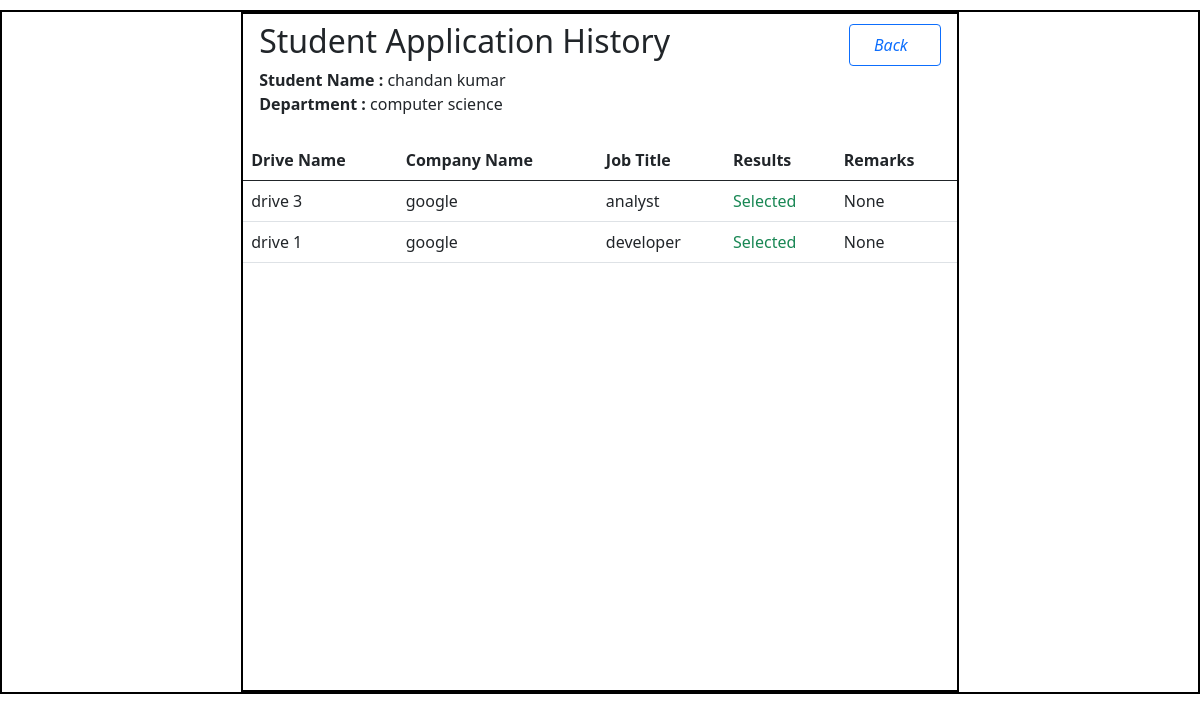
Screenshot of /my_applications (signed in) with the database file from the repository.
### applications/models.py (models this page shows)
class User(db.Model):
    __tablename__ = "users"
    id = db.Column(db.Integer, primary_key=True)
    username = db.Column(db.String(80), unique=True, nullable=False)
    password = db.Column(db.String(200), nullable=False)
    email = db.Column(db.String(100), unique=True, nullable=False)
    role = db.Column(db.String(20), nullable=False)
    name = db.Column(db.String(200), nullable=False)
    is_approved = db.Column(db.Boolean, default=False, nullable=False)
    is_blacklisted = db.Column(db.Boolean, default=False, nullable=False)
    created_at = db.Column(db.DateTime, default=datetime.utcnow)
    company_profile = db.relationship("CompanyProfile", back_populates="user", uselist=False, cascade="all, delete-orphan")
    student_profile = db.relationship("StudentProfile", back_populates="user", uselist=False, cascade="all, delete-orphan")

class StudentProfile(db.Model):
    __tablename__ = "student_profiles"
    id = db.Column(db.Integer, primary_key=True)
    user_id = db.Column(db.Integer, db.ForeignKey("users.id"), unique=True, nullable=False)
    department = db.Column(db.String(100))
    resume = db.Column(db.String(300))
    skills = db.Column(db.String(200))
    user = db.relationship("User", back_populates="student_profile")
    applications = db.relationship("Application", back_populates="student", cascade="all, delete-orphan")

class Application(db.Model):
    __tablename__ = "applications"
    id = db.Column(db.Integer, primary_key=True)
    student_id = db.Column(db.Integer, db.ForeignKey("student_profiles.id"), nullable=False)
    drive_id = db.Column(db.Integer, db.ForeignKey("drives.id"), nullable=False)
    date_applied = db.Column(db.DateTime, default=datetime.utcnow)
    status = db.Column(
    db.Enum("Applied", "Shortlisted", "Rejected", "Selected", name="application_status"),
    default="Applied",
    nullable=False
    )
    remark = db.Column(db.String(200))
    student = db.relationship("StudentProfile", back_populates="applications")
    drive = db.relationship("Drive", back_populates="applications")
    __table_args__ = (db.UniqueConstraint("student_id", "drive_id", name="unique_application"),)

class Drive(db.Model):
    __tablename__ = "drives"
    id = db.Column(db.Integer, primary_key=True)
    company_id = db.Column(db.Integer, db.ForeignKey("company_profiles.id"), nullable=False)
    job_title = db.Column(db.String(100), nullable=False)
    job_description = db.Column(db.Text)
    salary = db.Column(db.Integer)
    location = db.Column(db.String(100))
    deadline = db.Column(db.DateTime)
    name = db.Column(db.String(120))
    eligibility = db.Column(db.String(120))
    status = db.Column(db.String(20), default="ongoing")
    approval_status = db.Column(db.String(20), default="Pending")
    created_at = db.Column(db.DateTime, default=datetime.utcnow)
    company = db.relationship("CompanyProfile", back_populates="drives")
    applications = db.relationship("Application", back_populates="drive", cascade="all, delete-orphan")

class CompanyProfile(db.Model):
    __tablename__ = "company_profiles"
    id = db.Column(db.Integer, primary_key=True)
    user_id = db.Column(db.Integer, db.ForeignKey("users.id"), unique=True, nullable=False)
    company_name = db.Column(db.String(100))
    description = db.Column(db.Text)
    user = db.relationship("User", back_populates="company_profile")
    drives = db.relationship("Drive", back_populates="company", cascade="all, delete-orphan")

### applications/controllers.py (the view)
@app.route("/my_applications")
def my_applications():
    if session.get("role") != "Student":
        return redirect(url_for("login"))
    student_profile = StudentProfile.query.filter_by(
        user_id=session.get("user_id")
    ).first()
    if not student_profile:
        flash("Student profile not found", "error")
        return redirect(url_for("student_dashboard"))
    applications = Application.query.filter_by(
        student_id=student_profile.id
    ).order_by(Application.date_applied.desc()).all()
    return render_template(
        "Student_Application_history.html",
        applications=applications,
        student_profile=student_profile
    )

### templates/Student_Application_history.html (shortened to what this page needs)
<!DOCTYPE html>
<html lang="en">
<head>
    <link rel="stylesheet" href="/static/style.css">
    <link href="https://cdn.jsdelivr.net/npm/bootstrap@5.0.2/dist/css/bootstrap.min.css"
    rel="stylesheet"
>
</head>
<body>
    <div id="main">
        <div id="canvas">
        <div class="d-flex justify-content-between align-items-center mx-3 mt-2">
            <h2>Student Application History</h2>
            <a href="{{ url_for('student_dashboard') }}"
            class="btn btn-outline-primary px-4 py-2">
                <i class="bi bi-arrow-left me-2 ">Back</i>
            </a>
        </div>
        <div class="mx-3"><strong>Student Name :</strong> {{ student_profile.user.name }}</div>
        <div class="mx-3"><strong>Department :</strong> {{ student_profile.department }}</div>
        <table class="table mt-4">
            <thead>
                <tr>
                    <th>Drive Name</th>
                    <th>Company Name</th>
                    <th>Job Title</th>
                    <th>Results</th>
                    <th>Remarks</th>
                </tr>
            </thead>
            <tbody>
                {% for app in applications %}
                <tr>
                    <td>{{ app.drive.name }}</td>
                    <td>{{ app.drive.company.company_name }}</td>
                    <td>{{ app.drive.job_title }}</td>
                    <td>
                        <span class="
                            {% if app.status == 'Selected' %}text-success
                            {% elif app.status == 'Rejected' %}text-danger
                            {% else %}text-warning
                            {% endif %}
                        ">
                            {{ app.status }}
                        </span>
                    </td>
                    <td>{{ app.remarks or "None" }}</td>
                </tr>
                {% else %}
                <tr>
                    <td colspan="5" class="text-center">No applications found</td>
                </tr>
                {% endfor %}
            </tbody>
        </table>
    </div>
    </div>
</body>
</html>

### static/style.css (style rules this page uses)
* { margin:0px; }
#main { border: 2px solid black; margin-top: 10px; }
#canvas { border: 2px solid black; width:60%; height:680px; margin:auto; }

### rows the page displays
User: user.name "chandan kumar"
StudentProfile: department "computer science"
Application: drive.name "drive 3", drive.company.company_name "google", drive.job_title "analyst", status "Selected", remarks "None"
Application: drive.name "drive 1", drive.company.company_name "google", drive.job_title "developer", status "Selected", remarks "None"
